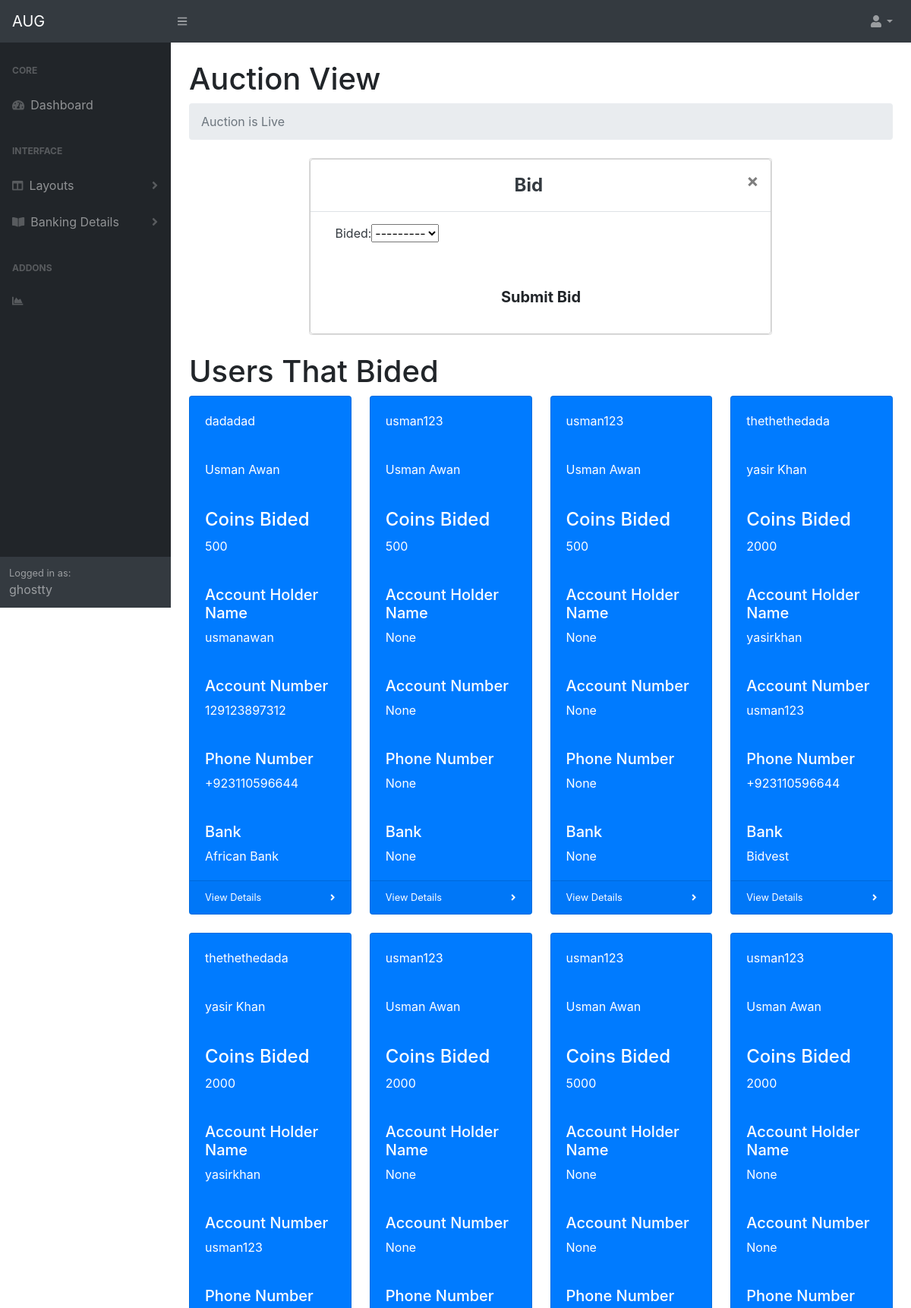
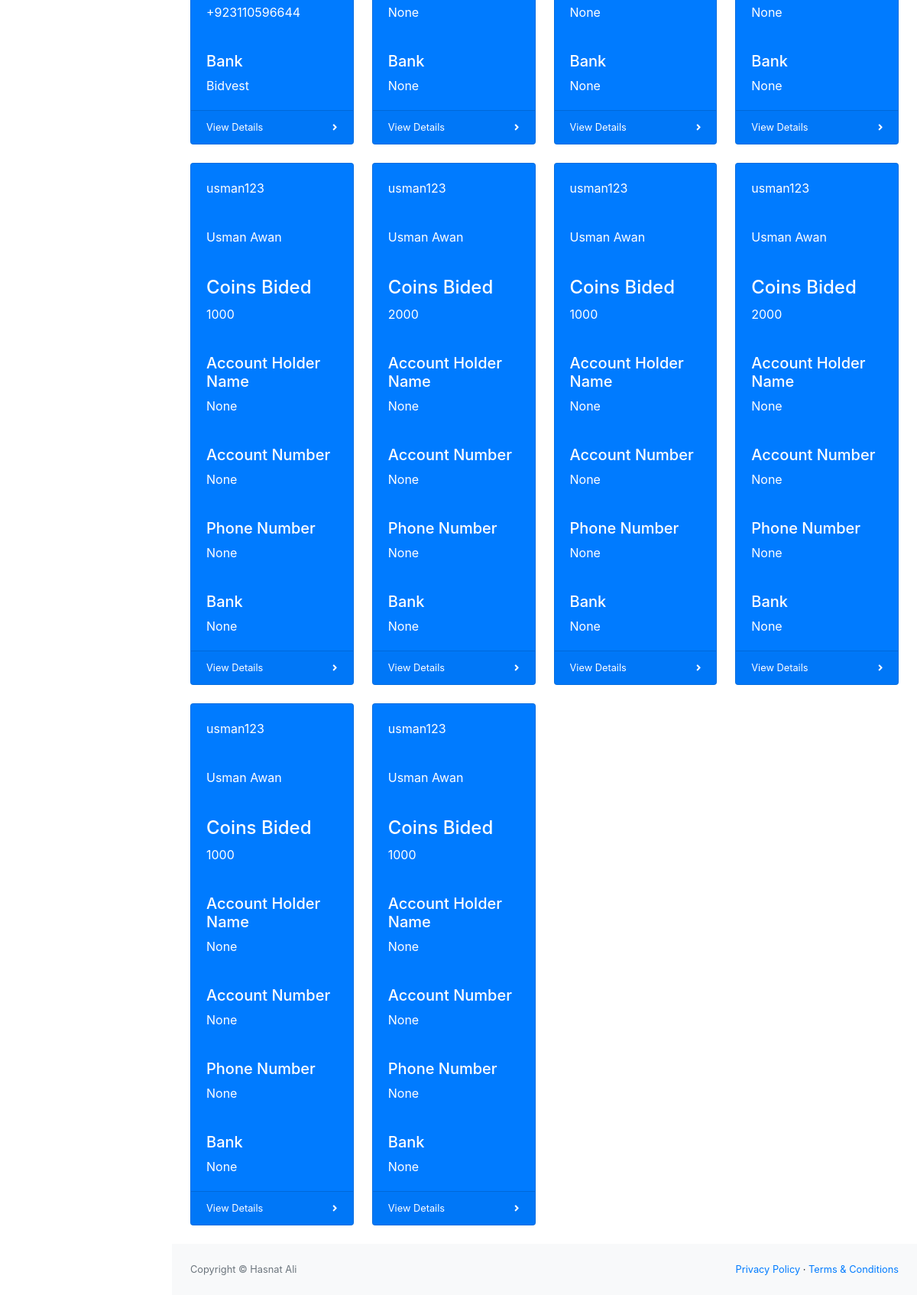
The app's page /ViewAuction/ (signed in) with its own data (2 pictures, top to bottom).
### dashboard/models.py (models this page shows, shortened)
class Bids(models.Model):
    customer = models.ForeignKey(Customer, null=True, on_delete= models.SET_NULL)
    auction = models.ForeignKey(Auction, null=True, on_delete= models.SET_NULL)
    CATEGORY = (
			('500', 'R500'),
			('1000', 'R1000'),
			('2000', 'R2000'),
			('5000', 'R5000'),
			)
    bided =models.CharField(max_length=200, null=True, choices=CATEGORY)
    date_created = models.DateTimeField(auto_now_add=True, null=True)

class Customer(models.Model):
    user = models.OneToOneField(User, on_delete=models.CASCADE, null=True)
    name = models.CharField(max_length=200, null=True)
    first_name = models.CharField(max_length=200, null=True)
    last_name = models.CharField(max_length=200, null=True)
    account_holder_name = models.CharField(max_length=200, null=True)
    account_number = models.CharField(max_length=200, null=True)
    phone = models.CharField(max_length=200, null=True)
    CATEGORY = (
			('Capitec', 'Capitec'),
			('Absa', 'Absa'),
			('Nedbank', 'Nedbank'),
			('Standard Bank', 'Standard_bank'),
			('Tyme Bank', 'Tyme'),
			('Bidvest', 'Bidvest'),
			('African Bank', 'African_Bank'),
			('Gro bank south Africa', 'Gro_bank_south_Africa'),
			('FNB South Africa', 'FNB_South_Africa'),
			('FNB Namibia', 'FNB_Namibia'),
			('FNB South Africa', 'FNB_South_Africa'),
			('FNB Swaziland', 'FNB_Swaziland'),
			('FNB Zambia', 'FNB_Zambia'),
			)
    banks = models.CharField(max_length=200, null=True, choices=CATEGORY)
    def __str__(self):
        return str(self.name)

### dashboard/views.py (the view, shortened to what this page needs)
# urls.py: path('ViewAuction/', views.auctiondetail, name="view_auction"),
def auctiondetail(request):
    customer = request.user.customer
    latestauction  = Auction.objects.last()
    coins = customer.coins_set.all()
    allbids =latestauction.bids_set.all().order_by('-date_created')
    now = datetime.datetime.now().strftime('%H:%M:%S')
    bidform = BidForm(initial={'customer':customer, 'auction':latestauction})
    value_bided = 0
    mymessage = ""
    mymessage2 = ""
    coinform = CoinsForm(instance=coins[0])
    hour = now.split(':')
    hours =   int(hour[0])
    print(hour[0])
    print(hours)
    if(hours>10):
        print('elligable')
    print(value_bided)
    context = {
        'customer': customer,
        'coins':  coins,
        'bidform':bidform,
        'coinform': coinform,
        'allbids': allbids,
        'mymessage': mymessage,
        'mymessage2': mymessage2
    }
    return render(request, 'dashboard/dist/ViewAuction.html', context)

### dashboard/forms.py
class BidForm(ModelForm):
    class Meta:
        model = Bids
        fields = '__all__'

class CoinsForm(ModelForm):
    class Meta:
        model = Coins
        fields = '__all__'

### dashboard/models.py (called while the page is built)
    def __str__(self):
        return str(self.date_created)

### dashboard/templates/dashboard/dist/ViewAuction.html (shortened to what this page needs)
<!DOCTYPE html>
{% load static %}
<html lang="en">
    <head>
        <link href="{%static 'css/styles.css' %}" rel="stylesheet" />
        <link href="https://cdn.datatables.net/1.10.20/css/dataTables.bootstrap4.min.css" rel="stylesheet" />
    </head>
    <body class="sb-nav-fixed">
        <nav class="sb-topnav navbar navbar-expand navbar-dark bg-dark">
            <a class="navbar-brand" href="index.html">AUG</a>
            <button class="btn btn-link btn-sm order-1 order-lg-0" id="sidebarToggle" href="#"><i class="fas fa-bars"></i></button>
            <ul class="navbar-nav ml-auto ml-md-0">
                <li class="nav-item dropdown">
                    <a class="nav-link dropdown-toggle" id="userDropdown" href="#" role="button" data-toggle="dropdown" aria-haspopup="true" aria-expanded="false"><i class="fas fa-user fa-fw"></i></a>
                </li>
            </ul>
        </nav>
        <div id="layoutSidenav">
            <div id="layoutSidenav_nav">
                <nav class="sb-sidenav accordion sb-sidenav-dark" id="sidenavAccordion">
                    <div class="sb-sidenav-menu">
                        <div class="nav">
                            <div class="sb-sidenav-menu-heading">Core</div>
                            <a class="nav-link" href="{% url 'dashboard' %}">
                                <div class="sb-nav-link-icon"><i class="fas fa-tachometer-alt"></i></div>
                                Dashboard
                            </a>
                            <div class="sb-sidenav-menu-heading">Interface</div>
                            <a class="nav-link collapsed" href="#" data-toggle="collapse" data-target="#collapseLayouts" aria-expanded="false" aria-controls="collapseLayouts">
                                <div class="sb-nav-link-icon"><i class="fas fa-columns"></i></div>
                                Layouts
                                <div class="sb-sidenav-collapse-arrow"><i class="fas fa-angle-down"></i></div>
                            </a>
                            <a class="nav-link collapsed" href="#" data-toggle="collapse" data-target="#collapsePages" aria-expanded="false" aria-controls="collapsePages">
                                <div class="sb-nav-link-icon"><i class="fas fa-book-open"></i></div>
                               Banking Details
                                <div class="sb-sidenav-collapse-arrow"><i class="fas fa-angle-down"></i></div>
                            </a>
                            <div class="sb-sidenav-menu-heading">Addons</div>
                            <a class="nav-link" href="{% url 'logout' %}">
                                <div class="sb-nav-link-icon"><i class="fas fa-chart-area"></i></div>
                            </a>
                        </div>
                    </div>
                    <div class="sb-sidenav-footer">
                        <div class="small">Logged in as:</div>
                        {{request.user}}
                    </div>
                </nav>
            </div>
            <div id="layoutSidenav_content">
                <main>
                    <div class="container-fluid">
                        <h1 class="mt-4">Auction View</h1>
                        <ol class="breadcrumb mb-4">
                            <li class="breadcrumb-item active">Auction is Live</li>
                        </ol>
                        <div class="row">
                            <div class="col-lg-2"></div>
                            <div class="col-lg-8">
                                <div class="card text-dark mb-4 biding">
                                    <form method = "POST" action="">
                                        <div class="modal-content myModel">
                                            <div class="modal-header text-center">
                                                <h4 class="modal-title w-100 font-weight-bold">Bid</h4>
                                                <button type="button" class="close" data-dismiss="modal" aria-label="Close">
                                                    <span aria-hidden="true">&times;</span>
                                                </button>
                                            </div>
                                            <div class="modal-body mx-3 biding">
                                                <div class="md-form ">
                                                    {{bidform}}
                                                </div>
                                            </div>
                                            <button class="btn btn-lg btn-default myModel mybtn my-4"  type="submit"><b>Submit Bid</b></button>
                                        </div>
                                    </form>
                                </div>
                            </div>
                            <div class="col-lg-2"></div>
                        </div>
                        <h1 class="d-block">Users That Bided</h1>
                        <div class="row">
                            {% for bid in allbids %}
                                <div class="col-xl-3 col-md-6">
                                    <div class="card bg-primary text-white mb-4">
                                        <div class="card-body">{{bid.customer.user}}</div>
                                        <div class="card-body">{{bid.customer.user.first_name}} {{bid.customer.user.last_name}}</div>
                                        <div class="card-body"><h4>Coins Bided</h4> {{bid.bided}} </div>
                                        <div class="card-body"> <h5>Account Holder Name</h5> {{bid.customer.account_holder_name}}</div>
                                        <div class="card-body"> <h5>Account Number</h5> {{bid.customer.account_number}}</div>
                                        <div class="card-body"> <h5>Phone Number</h5> {{bid.customer.phone}}</div>
                                        <div class="card-body"> <h5>Bank</h5> {{bid.customer.banks}}</div>
                                        <div class="card-footer d-flex align-items-center justify-content-between">
                                            <a class="small text-white stretched-link" href="#">View Details</a>
                                            <div class="small text-white"><i class="fas fa-angle-right"></i></div>
                                        </div>
                                    </div>
                                </div>
                            {% endfor %}
                        </div>
                </main>
                <footer class="py-4 bg-light mt-auto">
                    <div class="container-fluid">
                        <div class="d-flex align-items-center justify-content-between small">
                            <div class="text-muted">Copyright &copy; Hasnat Ali</div>
                            <div>
                                <a href="#">Privacy Policy</a>
                                &middot;
                                <a href="#">Terms &amp; Conditions</a>
                            </div>
                        </div>
                    </div>
                </footer>
            </div>
        </div>
    </body>
</html>

### records on screen
Bids: customer.user "dadadad", customer.user.first_name "Usman", customer.user.last_name "Awan", bided "500", customer.account_holder_name "usmanawan", customer.account_number "129123897312", customer.phone "+923110596644", customer.banks "African Bank"
Bids: customer.user "usman123", customer.user.first_name "Usman", customer.user.last_name "Awan", bided "500", customer.account_holder_name "None", customer.account_number "None", customer.phone "None", customer.banks "None"
Bids: customer.user "usman123", customer.user.first_name "Usman", customer.user.last_name "Awan", bided "500", customer.account_holder_name "None", customer.account_number "None", customer.phone "None", customer.banks "None"
Bids: customer.user "thethethedada", customer.user.first_name "yasir", customer.user.last_name "Khan", bided "2000", customer.account_holder_name "yasirkhan", customer.account_number "usman123", customer.phone "+923110596644", customer.banks "Bidvest"
Bids: customer.user "thethethedada", customer.user.first_name "yasir", customer.user.last_name "Khan", bided "2000", customer.account_holder_name "yasirkhan", customer.account_number "usman123", customer.phone "+923110596644", customer.banks "Bidvest"
Bids: customer.user "usman123", customer.user.first_name "Usman", customer.user.last_name "Awan", bided "2000", customer.account_holder_name "None", customer.account_number "None", customer.phone "None", customer.banks "None"
Bids: customer.user "usman123", customer.user.first_name "Usman", customer.user.last_name "Awan", bided "5000", customer.account_holder_name "None", customer.account_number "None", customer.phone "None", customer.banks "None"
Bids: customer.user "usman123", customer.user.first_name "Usman", customer.user.last_name "Awan", bided "2000", customer.account_holder_name "None", customer.account_number "None", customer.phone "None", customer.banks "None"
Bids: customer.user "usman123", customer.user.first_name "Usman", customer.user.last_name "Awan", bided "1000", customer.account_holder_name "None", customer.account_number "None", customer.phone "None", customer.banks "None"
Bids: customer.user "usman123", customer.user.first_name "Usman", customer.user.last_name "Awan", bided "2000", customer.account_holder_name "None", customer.account_number "None", customer.phone "None", customer.banks "None"
Bids: customer.user "usman123", customer.user.first_name "Usman", customer.user.last_name "Awan", bided "1000", customer.account_holder_name "None", customer.account_number "None", customer.phone "None", customer.banks "None"
Bids: customer.user "usman123", customer.user.first_name "Usman", customer.user.last_name "Awan", bided "2000", customer.account_holder_name "None", customer.account_number "None", customer.phone "None", customer.banks "None"
Bids: customer.user "usman123", customer.user.first_name "Usman", customer.user.last_name "Awan", bided "1000", customer.account_holder_name "None", customer.account_number "None", customer.phone "None", customer.banks "None"
Bids: customer.user "usman123", customer.user.first_name "Usman", customer.user.last_name "Awan", bided "1000", customer.account_holder_name "None", customer.account_number "None", customer.phone "None", customer.banks "None"

### other values on screen
{{ request.user }} "ghostty"
